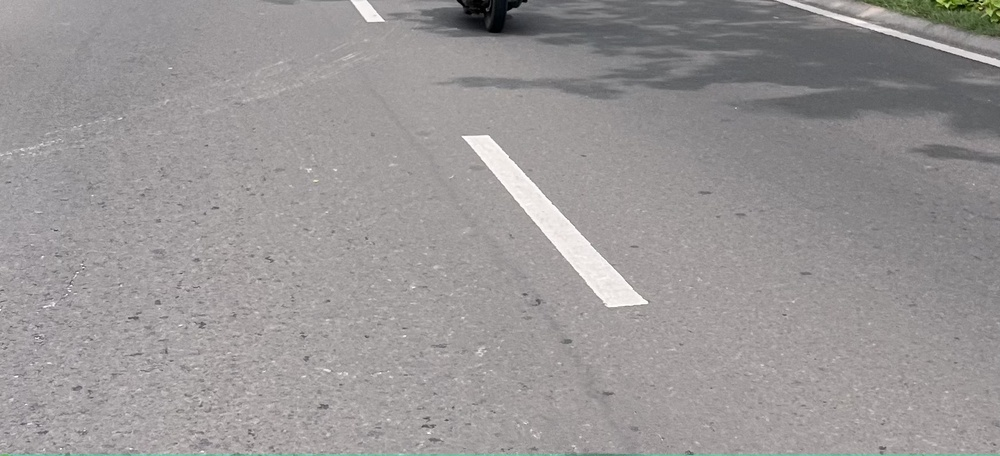
#> input picture PA_16_202131022_RINA SETIYANINGSIH_A/jalanku.jpg, 1000 x 456 px, shrunk from 1744 x 795 before the run
$ jupyter execute uas_rina.ipynb   (shell and % lines are left out)
#> lines starting #> are read from the running program, lines starting #| are printed output that depends on the picture
# MARKA JALAN
## RINA SETIYANINGSIH 202131022
## pengolahan citra A

[cell 1]
import matplotlib.pyplot as plt # memanggil fungsi dan metode dalam modul matplotlib.pyplot
import matplotlib.image as mpimg # sintaks yang digunakan untuk mengimpor modul matplotlib.image
import numpy as np #sintaks yang digunakan untuk mengimpor modul numpy dan memberikan alias np
import cv2 #sintaks yang digunakan untuk mengimpor modul cv2 (OpenCV) pada phyton
import math #Modul math menyediakan fungsi-fungsi matematika dasar yang berguna untuk melakukan operasi matematika
#menampilkan visualisasi dari matplotlib di dalam notebook itu sendiri

[cell 2]
image = mpimg.imread('jalanku.jpg') #menyimpan dan membaca objek gambar untuk ditampilkan
#> image is the input picture: shape (456, 1000, 3); mean R, G, B 153.4, 150.1, 150.1

print('This image is:', type(image), 'with dimensions:', image.shape)
#| This image is: <class 'numpy.ndarray'> with dimensions: (456, 1000, 3)
#sintaks yang digunakan untuk mencetak informasi tentang gambar ke konsol dalam bahasa pemrograman Python.

plt.imshow(image) #untuk menampilkan gambar dalam sebuah plot.

[cell 3]
# guna membaca gambar jalanku
image = cv2.imread('jalanku.jpg')

# guna mengubah gambar menjadi skala keabu-abuan
gray = cv2.cvtColor(image, cv2.COLOR_BGR2GRAY)

# guna menerapkan filter Gaussian untuk mengurangi noise
blur = cv2.GaussianBlur(gray, (5, 5), 0)

# guna adanya transformasi Canny untuk mendeteksi tepi
edges = cv2.Canny(blur, 190, 100)
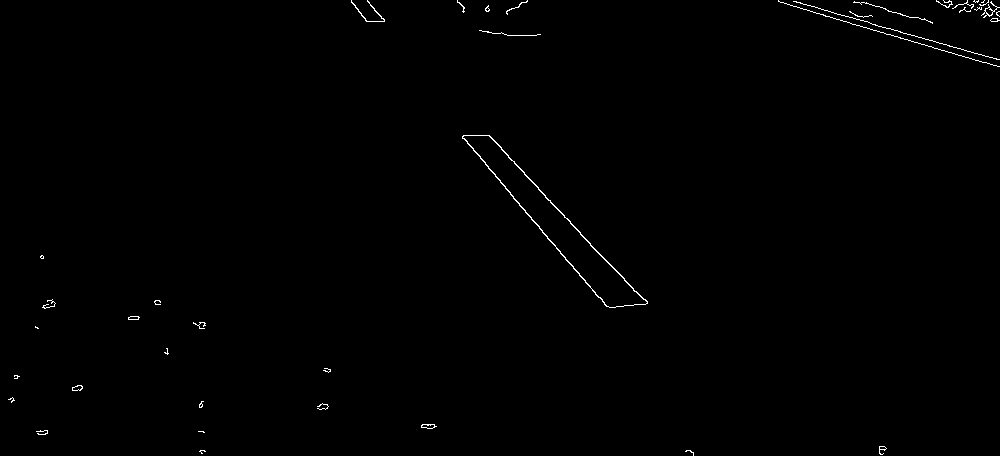
#> edges: shape (456, 1000); 0.46% white in thin lines or dots

# guna Menerapkan transformasi Hough untuk mendeteksi garis
lines = cv2.HoughLinesP(edges, 1, np.pi/150, threshold=60, minLineLength=20, maxLineGap=50)
#> lines = [[778, 1, 982, 62], [488, 135, 646, 303], [463, 136, 568, 262], [793, 1, 996, 58], [462, 138, 607, 306]]

# guna Menggambar garis-garis yang terdeteksi pada gambar asli
if lines is not None:
    for line in lines:
        x1, y1, x2, y2 = line[0]
        cv2.line(image, (x1, y1), (x2, y2), (0, 0, 255), 3)
#> this loop made 5 passes
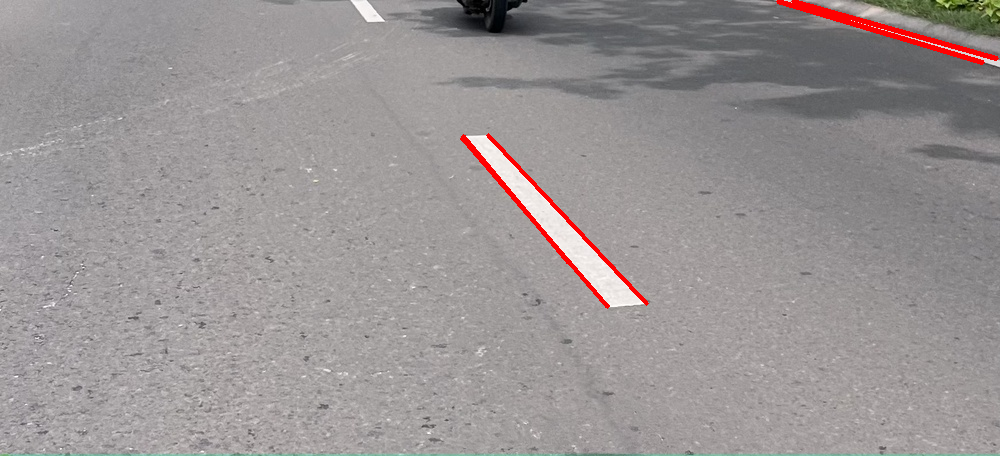
#> image: shape (456, 1000, 3); mean B, G, R 148.4, 148.4, 154

# guna nya Menampilkan gambar dari hasil deteksi garis pada marka jalan


cv2.imshow('mendeteksi garis marka', image) #menampilkan objek gambar yang sudah dilakukan deteksi garis pada
#jendela windows dengan judul 'mendeteksi garis marka'
cv2.waitKey(0) #digunakan untuk menahan tampilan jendela gambar agar tidak langsung tertutup setelah ditampilkan
cv2.destroyAllWindows() #untuk menutup semua jendela gambar yang telah dibuka.
